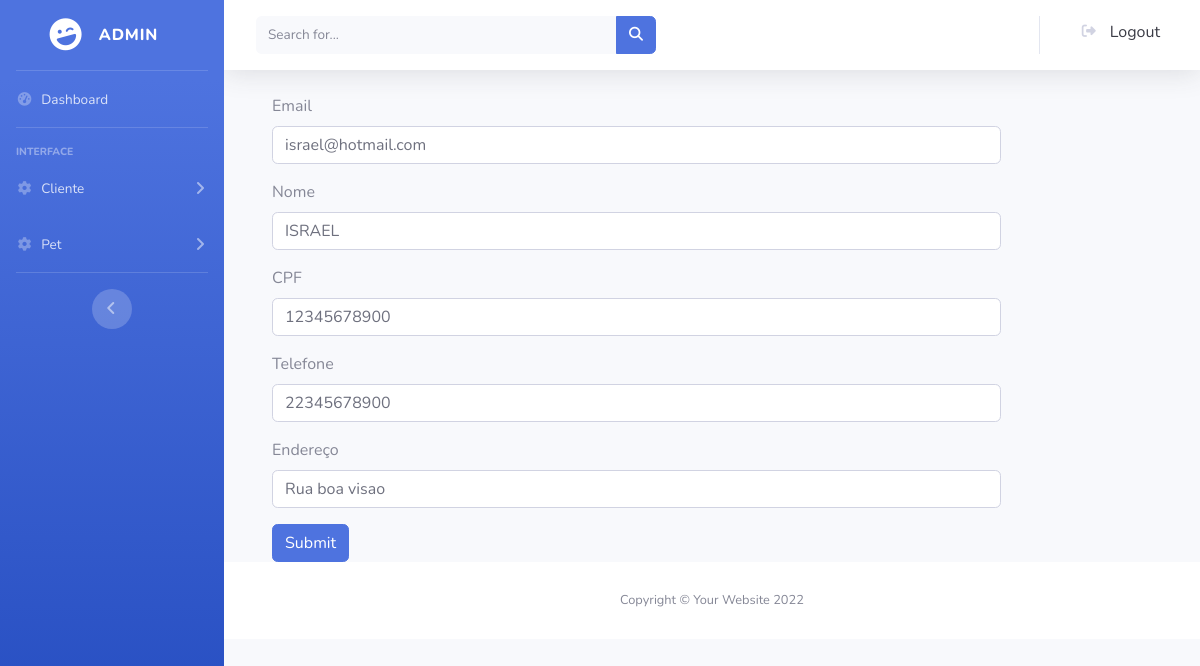
Page /produto/admin.php?rota=editar_cliente&id=7 on the committed database.
### tables this page shows
CREATE TABLE `cliente` (
  `id_cliente` int(11) NOT NULL,
  `nome_cliente` varchar(150) NOT NULL,
  `email_cliente` varchar(200) NOT NULL,
  `cpf_cliente` varchar(14) NOT NULL,
  `telefone_cliente` varchar(17) NOT NULL,
  `endereco_cliente` varchar(300) NOT NULL,
  `data_cadastro_cliente` datetime NOT NULL DEFAULT current_timestamp()
);

### PHP_projetoClinicaPet/classes/Cliente.php (called while the page is built, shortened)
<?php
    include_once("../classes/Conexao.php");
    class Cliente {
        public $conexaoBD;
        public function __construct() {
            $objConexao = new Conexao();
            $this -> conexaoBD = $objConexao -> getConexao();
        }
        public function selecionarPorId($id) {
            $sql = "select * from cliente where id_cliente=$id";
            $this -> retornoBD = $this -> conexaoBD -> query($sql);
        }
    }

### PHP_projetoClinicaPet/classes/Conexao.php (called while the page is built)
<?php
    class Conexao{
        private $url;
        private $usuario;
        private $senha;
        private $baseDeDados;
        public function __construct() {
            $this -> url = "127.0.0.1";
            $this -> usuario = "root";
            $this -> senha = '';
            $this -> baseDeDados = 'clinica_pet';
        }
        public function getConexao() {
            return  new mysqli(
                $this -> url,
                $this -> usuario,
                $this -> senha,
                $this -> baseDeDados
            );
        }
    }

### include/editarCliente.php (the view, shortened to what this page needs)
<?php
    include_once("../classes/Cliente.php");
    $objCliente = new Cliente();
    if (isset($_GET['id'])) {
        $objCliente -> selecionarPorId($_GET['id']);
    }
    $retorno = $objCliente -> retornoBD -> fetch_object();
 ?>
    <div class="container">
        <div class="row">
            <div class="col-10">
                <form method="POST" action="">
                    <div class="mb-3">
                        <label for="exampleInputEmail1" class="form-label">Email</label>
                        <input type="email" class="form-control" id="email-cliente" aria-describedby="emailHelp" name="emailCliente" value="<?php echo $retorno -> email_cliente; ?>">
                    </div>
                    <div class="mb-3">
                        <label for="nome" class="form-label">Nome</label>
                        <input type="text" class="form-control" id="nome-cliente" aria-describedby="nomeHelp" name="nomeCliente" value="<?php echo $retorno -> nome_cliente; ?>">
                    </div>
                    <div class="mb-3">
                        <label for="cpf" class="form-label">CPF</label>
                        <input type="text" class="form-control" id="cpf-cliente" aria-describedby="cpfHelp" name="cpfCliente" value="<?php echo $retorno -> cpf_cliente; ?>">
                    </div>
                    <div class="mb-3">
                        <label for="telefone-cliente" class="form-label">Telefone</label>
                        <input type="text" class="form-control" id="telefone-cliente" aria-describedby="telefoneHelp" name="telefoneCliente" value="<?php echo $retorno -> telefone_cliente; ?>">
                    </div>
                    <div class="mb-3">
                        <label for="endereco-cliente" class="form-label">Endereço</label>
                        <input type="text" class="form-control" id="endereco-cliente" aria-describedby="enderecoHelp" name="enderecoCliente" value="<?php echo $retorno -> endereco_cliente; ?>">
                    </div>
                    <button type="submit" class="btn btn-primary">Submit</button>
                </form>
            </div>
        </div>
    </div>

### rows in the picture
cliente: emailCliente "israel@hotmail.com", nomeCliente "ISRAEL", cpfCliente "12345678900", telefoneCliente "22345678900", enderecoCliente "Rua boa visao"
